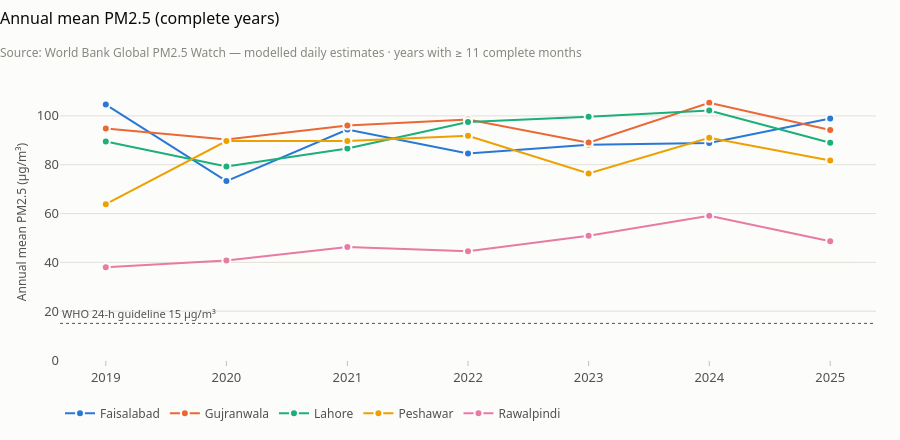

Notebook code for this chart:
### Code cell
sel = top[:5]
d = wb[wb['city_label'].astype(str).isin(sel)]
charts.annual_lines(trends.annual_series(d, group_cols=('city_label',)))

### Figure 1 — Plotly figure (JSON) as saved in the notebook; plotly's stock layout.template omitted (floating-point values rounded to 4 significant figures)
{"data": [{"connectgaps": false, "hovertemplate": "%{x|%Y}: %{y:.1f} µg/m³", "line": {"color": "#2a78d6", "width": 2}, "marker": {"line": {"color": "#fcfcfb", "width": 2}, "size": 8}, "mode": "lines+markers", "name": "Faisalabad", "type": "scatter", "x": ["2019-01-01T00:00:00", "2020-01-01T00:00:00", "2021-01-01T00:00:00", "2022-01-01T00:00:00", "2023-01-01T00:00:00", "2024-01-01T00:00:00", "2025-01-01T00:00:00"], "y": [104.6, 73.29, 94.43, 84.64, 88.22, 88.88, 98.91]}, {"connectgaps": false, "hovertemplate": "%{x|%Y}: %{y:.1f} µg/m³", "line": {"color": "#eb6834", "width": 2}, "marker": {"line": {"color": "#fcfcfb", "width": 2}, "size": 8}, "mode": "lines+markers", "name": "Gujranwala", "type": "scatter", "x": ["2019-01-01T00:00:00", "2020-01-01T00:00:00", "2021-01-01T00:00:00", "2022-01-01T00:00:00", "2023-01-01T00:00:00", "2024-01-01T00:00:00", "2025-01-01T00:00:00"], "y": [94.86, 90.32, 96.09, 98.52, 89.06, 105.4, 94.25]}, {"connectgaps": false, "hovertemplate": "%{x|%Y}: %{y:.1f} µg/m³", "line": {"color": "#1baf7a", "width": 2}, "marker": {"line": {"color": "#fcfcfb", "width": 2}, "size": 8}, "mode": "lines+markers", "name": "Lahore", "type": "scatter", "x": ["2019-01-01T00:00:00", "2020-01-01T00:00:00", "2021-01-01T00:00:00", "2022-01-01T00:00:00", "2023-01-01T00:00:00", "2024-01-01T00:00:00", "2025-01-01T00:00:00"], "y": [89.5, 79.29, 86.67, 97.55, 99.63, 102.2, 89.01]}, {"connectgaps": false, "hovertemplate": "%{x|%Y}: %{y:.1f} µg/m³", "line": {"color": "#eda100", "width": 2}, "marker": {"line": {"color": "#fcfcfb", "width": 2}, "size": 8}, "mode": "lines+markers", "name": "Peshawar", "type": "scatter", "x": ["2019-01-01T00:00:00", "2020-01-01T00:00:00", "2021-01-01T00:00:00", "2022-01-01T00:00:00", "2023-01-01T00:00:00", "2024-01-01T00:00:00", "2025-01-01T00:00:00"], "y": [63.82, 89.7, 89.72, 91.83, 76.42, 91.01, 81.69]}, {"connectgaps": false, "hovertemplate": "%{x|%Y}: %{y:.1f} µg/m³", "line": {"color": "#e87ba4", "width": 2}, "marker": {"line": {"color": "#fcfcfb", "width": 2}, "size": 8}, "mode": "lines+markers", "name": "Rawalpindi", "type": "scatter", "x": ["2019-01-01T00:00:00", "2020-01-01T00:00:00", "2021-01-01T00:00:00", "2022-01-01T00:00:00", "2023-01-01T00:00:00", "2024-01-01T00:00:00", "2025-01-01T00:00:00"], "y": [37.97, 40.74, 46.34, 44.57, 50.93, 59.12, 48.63]}], "layout": {"annotations": [{"font": {"color": "#52514e", "size": 11}, "showarrow": false, "text": "WHO 24-h guideline 15 µg/m³", "x": 0, "xanchor": "left", "xref": "x domain", "y": 15.0, "yanchor": "bottom", "yref": "y"}], "height": 440, "hovermode": "x unified", "shapes": [{"line": {"color": "#52514e", "dash": "dot", "width": 1}, "type": "line", "x0": 0, "x1": 1, "xref": "x domain", "y0": 15.0, "y1": 15.0, "yref": "y"}], "showlegend": true, "title": {"subtitle": {"text": "Source: World Bank Global PM2.5 Watch — modelled daily estimates · years with ≥ 11 complete months"}, "text": "Annual mean PM2.5 (complete years)"}, "xaxis": {"dtick": "M12", "tickformat": "%Y", "title": {"text": ""}}, "yaxis": {"rangemode": "tozero", "title": {"text": "Annual mean PM2.5 (µg/m³)"}}}}
